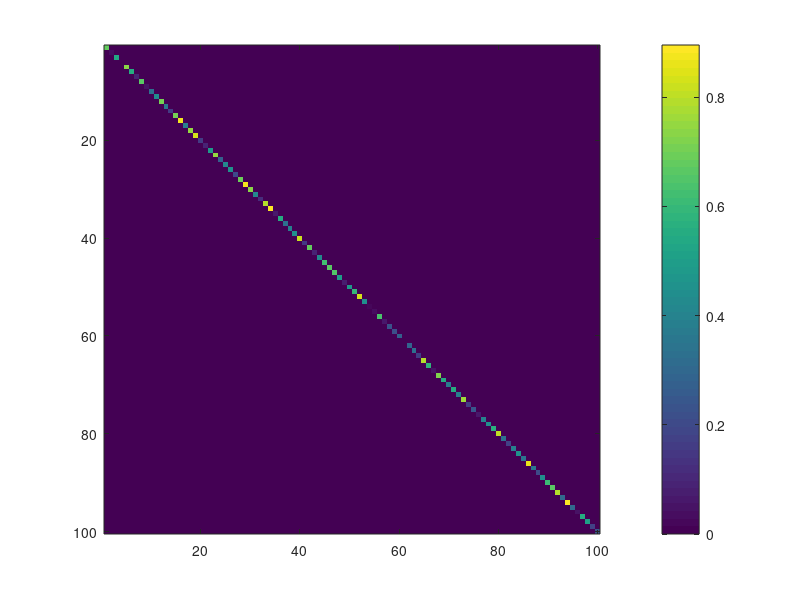

The MATLAB script that drew this image: (Note: this script raises an error after producing the figure.)

%%
N = 100;
A = diag(rand(1,N)*0.9);
B = ones(N,1);
p.num_nodes = N;
imagesc(A); colorbar; prettify
%%
g = graph_from_matrix(A);
plot(g)

%% fig2.m
%% eigendecomposition
[v,d] = eig(A);
d = diag(d);
%% make inputs with eigenvectors real, positive, & integers
scale = 1;
pats = cell(1,p.num_nodes);
dups = 0;
for i = 1 : p.num_nodes
    pats{i} = v(:,i);
    if ~isreal(d(i))
        if i < p.num_nodes &&...
                abs(d(i)) == abs(d(i+1))
            pats{i} = v(:,i) + v(:,i+1);
        elseif abs(d(i)) == abs(d(i-1))
            pats{i} = v(:,i) + v(:,i-1);
            dups = dups + 1;
        end
    end
    if find(pats{i}<0); pats{i} = -1 * pats{i}; end
    pats{i}(pats{i}<0) = 0;
    pats{i} = abs(pats{i});
    pats{i} = round(scale * pats{i});
end; clear i
%% remove duplicates
if sum(abs(pats{1} - pats{2})) > 1e-10
    d_real = d(1);
    pats_no_dup = pats(1);
else
    d_real = [];
    pats_no_dup = {};
end
for i = 2 : length(pats)
    if sum(abs(pats{i-1} - pats{i})) > 1e-10
        pats_no_dup = [pats_no_dup pats{i}];
        d_real = [d_real abs(d(i))];
    end
end; clear i
pats = pats_no_dup;
%%
[d_real_sort, idx] = sort(d_real,'descend');
%% equal prob
dur = 100; iter = 3e4;
probs = ones(1,length(pats)) / length(pats);
tic
[Y,pat] = trigger_many_avalanches(A,B,pats,probs,dur,iter);
toc
beep
%%
activity = squeeze(sum(Y,1))';
%% measure duration
duration = zeros(1,iter);
for i = 1 : iter
    if sum(activity(i,:)) > 0
        duration(i) = find(activity(i,:)>0,1,'last');
    else
        duration(i) = 0;
    end
end; clear i
%% mean duration
dur_mean = zeros(1,length(pats));
for i = 1 : length(pats)
    dur_mean(i) = mean(duration(pat==i));
end


%% plot distributions
thresh = 0.35;
clf; hold on
scatter(d(pat),duration,'.')
scatter(d,dur_mean,'filled','r')
lin = d.^(1:100)';
exp_dur = zeros(1,N);
for i = 1 : N
exp_dur(i) = find(lin(:,i)<thresh,1);
end
prettify; hold off

%% plot exp
t = 50;
clf; hold on
plot(d.^(0:t)','LineWidth',1.5)
plot(1:t,thresh*ones(1,t),'LineWidth',1.5)
hold off 
prettify

%% plot individual
n = 20;
t = 0:n/2;
clf; hold on
% read data
[c,e] = histcounts(duration(pat==n));
bar(mean([e(1:end-1)' e(2:end)'],2),c/sum(c))
% plot((0:t)'.*(1-d(100).^(0:t)'),'LineWidth',1.5)
dead = 1-d(n).^t';
plot(t,dead,'LineWidth',1.5)
% derivative
% dead_frac = -1*d(n).^t'.*log(d(n));
dead_frac = -1*diff(d(n).^t');
plot(t(2:end),dead_frac,'LineWidth',1.5)
legend({'durations', 'fraction dead', 'fraction dying'})
hold off; prettify
sum(dead_frac .* t(2:end)')

%% predictions
pred = zeros(1,N);
for i = 1 : N
    pred(i) = sum(-1*diff(d(n).^t).*t(2:end));
end; clear i

%% plot predictions
hold on
scatter(d,pred,'g')
hold off
